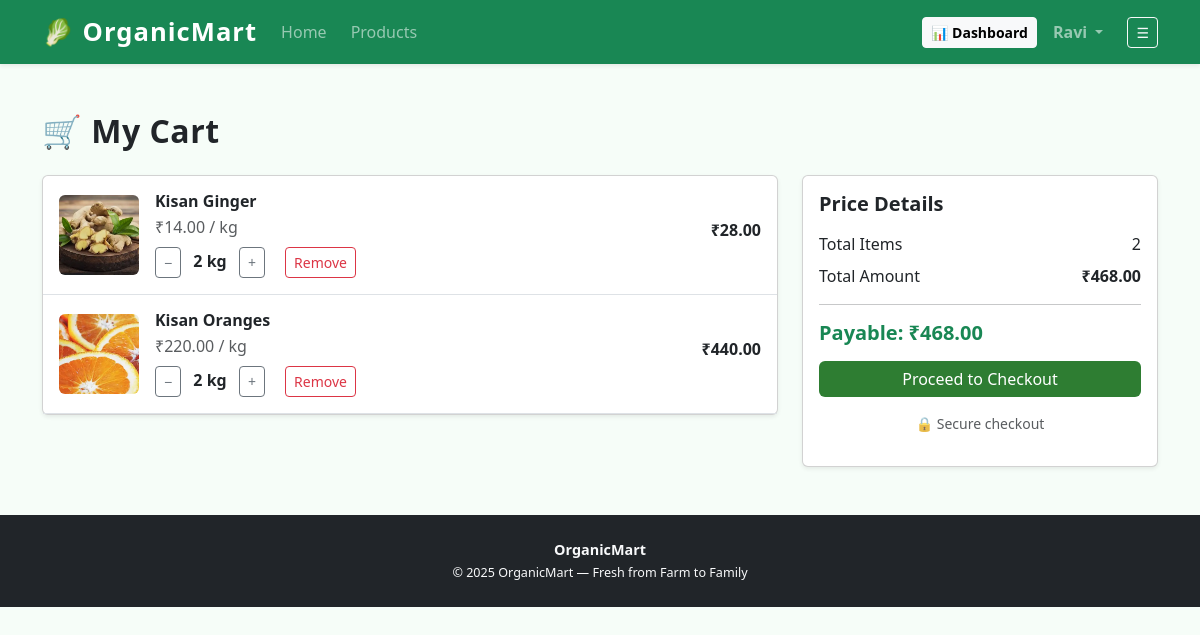
The page /orders/cart/ (signed in) on the database its author committed.
### orders/models.py (models this page shows)
class CartItem(models.Model):
    cart = models.ForeignKey(Cart, on_delete=models.CASCADE, related_name='items')
    product = models.ForeignKey(Product, on_delete=models.CASCADE)
    quantity = models.PositiveIntegerField(default=1)
    def subtotal(self):
        return self.product.price * self.quantity

### products/models.py (models this page shows, shortened)
class Product(models.Model):
    CATEGORY_CHOICES = (
        ('Vegetables', 'Vegetables'),
        ('Fruits', 'Fruits'),
        ('Grains', 'Grains'),
        ('Dairy', 'Dairy'),
    )
    UNIT_CHOICES = (
        ('kg', 'Kilogram'),
        ('unit', 'Unit'),
    )
    farmer = models.ForeignKey(User, on_delete=models.CASCADE)
    name = models.CharField(max_length=100)
    category = models.CharField(max_length=50, choices=CATEGORY_CHOICES)
    price = models.DecimalField(max_digits=8, decimal_places=2)
    stock = models.DecimalField(max_digits=6, decimal_places=2)
    unit = models.CharField(max_length=10,choices=UNIT_CHOICES,default='unit')
    harvest_date = models.DateField(null=True, blank=True)
    image = models.ImageField(upload_to='products/')
    created_at = models.DateTimeField(auto_now_add=True)

### orders/views.py (the view)
# urls.py: path('cart/', view_cart, name='view_cart'),
@login_required
def view_cart(request):
    cart, _ = Cart.objects.get_or_create(user=request.user)
    items = cart.items.all()
    total = sum(item.subtotal() for item in items)
    return render(request, 'orders/cart.html', {
        'items': items,
        'total': total
    })

### orders/templates/orders/cart.html (shortened to what this page needs)
{% extends 'core/base.html' %}
{% block content %}
<section class="container my-5 fade-in">
    <h2 class="fw-bold mb-4">🛒 My Cart</h2>
    {% if items %}
    <div class="row g-4">
        <div class="col-md-8">
            <div class="card shadow-sm">
                {% for item in items %}
                <div class="card-body border-bottom">
                    <div class="d-flex align-items-center">
                        <img src="{{ item.product.image.url }}"
                             class="rounded me-3"
                             style="width: 80px; height: 80px; object-fit: cover;"
                             alt="{{ item.product.name }}">
                        <div class="flex-grow-1">
                            <h6 class="fw-semibold mb-1">
                                {{ item.product.name }}
                            </h6>
                            <p class="text-muted mb-2">
                                ₹{{ item.product.price }} / {{ item.product.unit }}
                            </p>
                            <div>
                                <a href="{% url 'update_quantity' item.id 'decrease' %}"
                                   class="btn btn-sm btn-outline-secondary">−</a>
                                <span class="mx-2 fw-semibold">
                                    {{ item.quantity }} {{ item.product.unit }}
                                </span>
                                <a href="{% url 'update_quantity' item.id 'increase' %}"
                                   class="btn btn-sm btn-outline-secondary">+</a>
                                <a href="{% url 'remove_item' item.id %}"
                                   class="btn btn-sm btn-outline-danger ms-3">
                                     Remove
                                </a>
                            </div>
                        </div>
                        <div class="text-end">
                            <h6 class="fw-bold">
                                ₹{{ item.subtotal }}
                            </h6>
                        </div>
                    </div>
                </div>
                {% endfor %}
            </div>
        </div>
        <div class="col-md-4">
            <div class="card shadow-sm sticky-top" style="top: 90px;">
                <div class="card-body">
                    <h5 class="fw-bold mb-3">
                        Price Details
                    </h5>
                    <div class="d-flex justify-content-between mb-2">
                        <span>Total Items</span>
                        <span>{{ items|length }}</span>
                    </div>
                    <div class="d-flex justify-content-between mb-2">
                        <span>Total Amount</span>
                        <span class="fw-semibold">
                            ₹{{ total }}
                        </span>
                    </div>
                    <hr>
                    <h5 class="fw-bold text-success mb-3">
                        Payable: ₹{{ total }}
                    </h5>
                    <a href="{% url 'checkout' %}"
                       class="btn btn-success w-100">
                        Proceed to Checkout
                    </a>
                    <p class="small text-muted text-center mt-3">
                        🔒 Secure checkout
                    </p>
                </div>
            </div>
        </div>
    </div>
    {% endif %}
</section>
{% endblock %}

### core/templates/core/navbar.html (shortened to what this page needs)
<nav class="navbar navbar-expand-lg navbar-dark bg-success shadow-sm sticky-top">
    <div class="container">
        <a class="navbar-brand fw-bold d-flex align-items-center gap-2"
           href="{% url 'home' %}">
            🥬 OrganicMart
        </a>
        <div class="collapse navbar-collapse" id="mainNavbar">
            <ul class="navbar-nav me-auto align-items-lg-center gap-lg-2">
                <li class="nav-item">
                    <a class="nav-link {% if request.resolver_match.url_name == 'home' %}active{% endif %}"
                       href="{% url 'home' %}">
                        Home
                    </a>
                </li>
                <li class="nav-item">
                    <a class="nav-link {% if request.resolver_match.url_name == 'product_list' %}active{% endif %}"
                       href="{% url 'product_list' %}">
                        Products
                    </a>
                </li>
            </ul>
            <ul class="navbar-nav ms-auto align-items-lg-center gap-lg-2">
                {% if user.is_authenticated %}
                    <li class="nav-item">
                        <a href="{% url 'dashboard' %}"
                           class="btn btn-light btn-sm fw-semibold">
                            📊 Dashboard
                        </a>
                    </li>
                    <li class="nav-item dropdown">
                        <a class="nav-link dropdown-toggle fw-semibold text-truncate"
                           href="#"
                           role="button"
                           data-bs-toggle="dropdown"
                           style="max-width: 140px;">
                            {{ user.username }}
                        </a>
                    </li>
                {% endif %}
                <li class="nav-item ms-lg-2">
                    <button class="btn btn-outline-light btn-sm"
                            data-bs-toggle="offcanvas"
                            data-bs-target="#appMenu">
                        ☰
                    </button>
                </li>
            </ul>
        </div>
    </div>
</nav>

### OrganicMart/static/css/style.css (style rules this page uses)
body { font-family: 'Segoe UI', Tahoma, Geneva, Verdana, sans-serif; background-color: #f6fdf8; margin: 0; padding: 0; overflow-x: hidden; }
h1, h2 { letter-spacing: 0.5px; }
section { scroll-margin-top: 80px; }
.navbar-brand { font-size: 1.6rem; letter-spacing: 1px; }
.btn-success { background-color: #2e7d32; border: none; transition: background-color 0.3s ease, transform 0.3s ease; }

### rows shown on the page
CartItem: product.image (picture), product.name "Kisan Ginger", product.price "14.00", product.unit "kg", quantity "2", subtotal "28.00"
CartItem: product.image (picture), product.name "Kisan Oranges", product.price "220.00", product.unit "kg", quantity "2", subtotal "440.00"

### other values the page prints
{{ user.username }} "Ravi"
{{ items|length }} "2"
{{ total }} "468.00"
